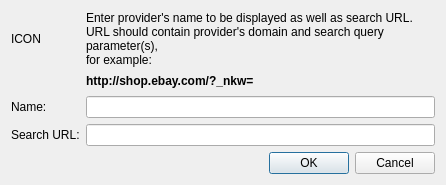
<ui version="4.0" >
 <class>SearchDialog</class>
 <widget class="QDialog" name="SearchDialog" >
  <property name="geometry" >
   <rect>
    <x>0</x>
    <y>0</y>
    <width>446</width>
    <height>185</height>
   </rect>
  </property>
  <property name="windowTitle" >
   <string>Search Provider</string>
  </property>
  <layout class="QGridLayout" name="gridLayout" >
   <item row="0" column="2" >
    <widget class="QLabel" name="introLabel" >
     <property name="text" >
      <string>Enter provider's name to be displayed as well as search URL.&lt;br>URL should contain provider's domain and search query parameter(s),&lt;br>for example:</string>
     </property>
     <property name="wordWrap" >
      <bool>true</bool>
     </property>
    </widget>
   </item>
   <item row="2" column="0" colspan="2" >
    <widget class="QLabel" name="usernameLabel" >
     <property name="text" >
      <string>Name:</string>
     </property>
    </widget>
   </item>
   <item row="2" column="2" >
    <widget class="QLineEdit" name="searchName" />
   </item>
   <item row="3" column="0" colspan="2" >
    <widget class="QLabel" name="passwordLabel" >
     <property name="text" >
      <string>Search URL:</string>
     </property>
    </widget>
   </item>
   <item row="3" column="2" >
    <widget class="QLineEdit" name="searchURL" >
     <property name="echoMode" >
      <enum>QLineEdit::Normal</enum>
     </property>
    </widget>
   </item>
   <item row="4" column="0" colspan="3" >
    <widget class="QDialogButtonBox" name="buttonBox" >
     <property name="orientation" >
      <enum>Qt::Horizontal</enum>
     </property>
     <property name="standardButtons" >
      <set>QDialogButtonBox::Cancel|QDialogButtonBox::Ok</set>
     </property>
    </widget>
   </item>
   <item row="0" column="0" >
    <widget class="QLabel" name="iconLabel" >
     <property name="text" >
      <string>ICON</string>
     </property>
    </widget>
   </item>
   <item row="1" column="2" >
    <widget class="QLabel" name="label" >
     <property name="text" >
      <string>&lt;b>http://shop.ebay.com/?_nkw=&lt;/b></string>
     </property>
    </widget>
   </item>
  </layout>
 </widget>
 <resources/>
 <connections>
  <connection>
   <sender>buttonBox</sender>
   <signal>accepted()</signal>
   <receiver>SearchDialog</receiver>
   <slot>accept()</slot>
   <hints>
    <hint type="sourcelabel" >
     <x>248</x>
     <y>254</y>
    </hint>
    <hint type="destinationlabel" >
     <x>157</x>
     <y>274</y>
    </hint>
   </hints>
  </connection>
  <connection>
   <sender>buttonBox</sender>
   <signal>rejected()</signal>
   <receiver>SearchDialog</receiver>
   <slot>reject()</slot>
   <hints>
    <hint type="sourcelabel" >
     <x>316</x>
     <y>260</y>
    </hint>
    <hint type="destinationlabel" >
     <x>286</x>
     <y>274</y>
    </hint>
   </hints>
  </connection>
 </connections>
</ui>
